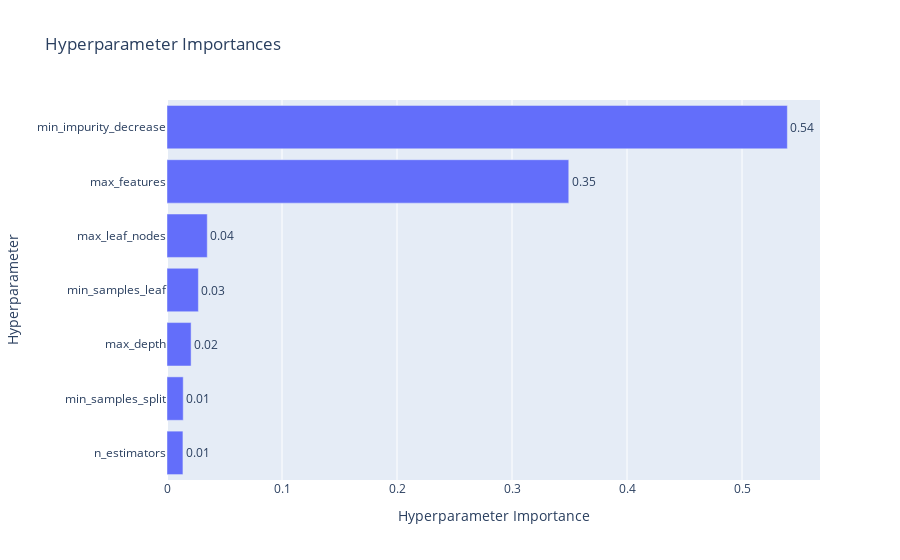

Source (notebook cell):
### Markdown cell above
| **Tham số**               | **Giải thích ngắn gọn**                                                                            |
| ------------------------- | -------------------------------------------------------------------------------------------------- |
| **n_estimators**          | Số lượng cây (trees) trong rừng. Càng nhiều cây → mô hình càng ổn định, nhưng chậm hơn.            |
| **max_depth**             | Độ sâu tối đa của mỗi cây. Giới hạn độ phức tạp của cây để tránh overfitting.                      |
| **min_samples_split**     | Số mẫu tối thiểu cần có để một node được chia. Tăng giá trị này giúp giảm overfitting.             |
| **min_samples_leaf**      | Số mẫu tối thiểu cần có ở mỗi lá (leaf node). Tăng giá trị → cây “mượt” hơn, ít nhạy với nhiễu.    |
| **min_impurity_decrease** | Mức giảm impurity tối thiểu để chấp nhận chia node. Giúp kiểm soát việc chia nhỏ không cần thiết.  |
| **max_features**          | Số lượng đặc trưng (features) được xem xét tại mỗi lần chia. Giúp tạo sự đa dạng giữa các cây.     |
| **bootstrap**             | Nếu `True`, dùng **sampling có hoàn lại** để huấn luyện từng cây (bootstrap sampling).             |
| **oob_score**             | Nếu `True`, dùng **out-of-bag samples** để ước lượng độ chính xác (giống cross-validation nội bộ). |
| **max_leaf_nodes**        | Giới hạn số lượng node lá tối đa của mỗi cây. Giúp đơn giản hóa mô hình.                           |
| **max_samples**           | Số lượng mẫu (hoặc tỉ lệ) được lấy ngẫu nhiên từ tập huấn luyện cho mỗi cây khi dùng bootstrap.    |
| **random_state**          | Hạt giống ngẫu nhiên để tái lập kết quả (đảm bảo chạy lại vẫn ra kết quả giống).                   |
| **n_jobs**                | Số lượng CPU chạy song song. `-1` nghĩa là dùng **t_**                                             |

### Code cell
vis.plot_param_importances(study=study)

### Figure 1 — Plotly figure (JSON) as saved in the notebook; plotly's stock layout.template omitted (floating-point values rounded to 4 significant figures)
{"data": [{"cliponaxis": false, "hovertemplate": ["n_estimators (IntDistribution): 0.01385793295341045<extra></extra>", "min_samples_split (IntDistribution): 0.014115259156817436<extra></extra>", "max_depth (IntDistribution): 0.020959079154555457<extra></extra>", "min_samples_leaf (IntDistribution): 0.027295445353618396<extra></extra>", "max_leaf_nodes (IntDistribution): 0.035005943415920296<extra></extra>", "max_features (CategoricalDistribution): 0.34935173501827016<extra></extra>", "min_impurity_decrease (FloatDistribution): 0.5394146049474079<extra></extra>"], "name": "Objective Value", "orientation": "h", "text": ["0.01", "0.01", "0.02", "0.03", "0.04", "0.35", "0.54"], "textposition": "outside", "type": "bar", "x": [0.01386, 0.01412, 0.02096, 0.0273, 0.03501, 0.3494, 0.5394], "y": ["n_estimators", "min_samples_split", "max_depth", "min_samples_leaf", "max_leaf_nodes", "max_features", "min_impurity_decrease"]}], "layout": {"title": {"text": "Hyperparameter Importances"}, "xaxis": {"title": {"text": "Hyperparameter Importance"}}, "yaxis": {"title": {"text": "Hyperparameter"}}}}
